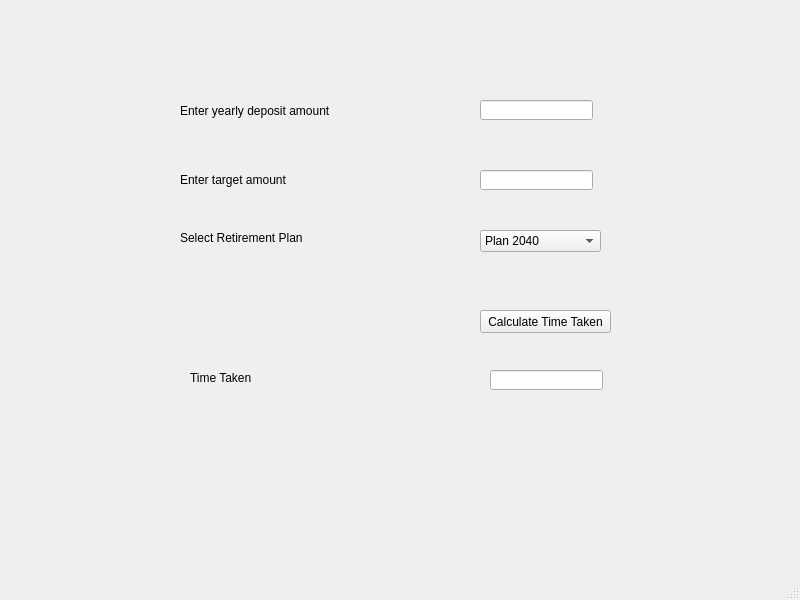
<?xml version="1.0" encoding="UTF-8"?>
<ui version="4.0">
 <class>MainWindow</class>
 <widget class="QMainWindow" name="MainWindow">
  <property name="geometry">
   <rect>
    <x>0</x>
    <y>0</y>
    <width>800</width>
    <height>600</height>
   </rect>
  </property>
  <property name="font">
   <font>
    <pointsize>9</pointsize>
   </font>
  </property>
  <property name="windowTitle">
   <string>financial planner</string>
  </property>
  <widget class="QWidget" name="centralwidget">
   <widget class="QLabel" name="lbYearlyAmount">
    <property name="geometry">
     <rect>
      <x>180</x>
      <y>100</y>
      <width>231</width>
      <height>21</height>
     </rect>
    </property>
    <property name="text">
     <string>Enter yearly deposit amount</string>
    </property>
   </widget>
   <widget class="QLineEdit" name="txtyearlydeposit">
    <property name="geometry">
     <rect>
      <x>480</x>
      <y>100</y>
      <width>113</width>
      <height>20</height>
     </rect>
    </property>
   </widget>
   <widget class="QLabel" name="lbltarget">
    <property name="geometry">
     <rect>
      <x>180</x>
      <y>170</y>
      <width>151</width>
      <height>20</height>
     </rect>
    </property>
    <property name="text">
     <string>Enter target amount</string>
    </property>
   </widget>
   <widget class="QLineEdit" name="txtTarget">
    <property name="geometry">
     <rect>
      <x>480</x>
      <y>170</y>
      <width>113</width>
      <height>20</height>
     </rect>
    </property>
   </widget>
   <widget class="QComboBox" name="cmbPlan">
    <property name="geometry">
     <rect>
      <x>480</x>
      <y>230</y>
      <width>121</width>
      <height>22</height>
     </rect>
    </property>
    <item>
     <property name="text">
      <string>Plan 2040</string>
     </property>
    </item>
    <item>
     <property name="text">
      <string>Plan 2050</string>
     </property>
    </item>
    <item>
     <property name="text">
      <string>Plan 2060</string>
     </property>
    </item>
   </widget>
   <widget class="QLabel" name="lblPlan">
    <property name="geometry">
     <rect>
      <x>180</x>
      <y>230</y>
      <width>141</width>
      <height>16</height>
     </rect>
    </property>
    <property name="text">
     <string>Select Retirement Plan</string>
    </property>
   </widget>
   <widget class="QPushButton" name="btnCalculate">
    <property name="geometry">
     <rect>
      <x>480</x>
      <y>310</y>
      <width>131</width>
      <height>23</height>
     </rect>
    </property>
    <property name="text">
     <string>Calculate Time Taken</string>
    </property>
   </widget>
   <widget class="QLabel" name="iblTime">
    <property name="geometry">
     <rect>
      <x>190</x>
      <y>370</y>
      <width>91</width>
      <height>16</height>
     </rect>
    </property>
    <property name="text">
     <string>Time Taken</string>
    </property>
   </widget>
   <widget class="QLineEdit" name="txtTime">
    <property name="geometry">
     <rect>
      <x>490</x>
      <y>370</y>
      <width>113</width>
      <height>20</height>
     </rect>
    </property>
    <property name="readOnly">
     <bool>true</bool>
    </property>
   </widget>
  </widget>
  <widget class="QMenuBar" name="menubar">
   <property name="geometry">
    <rect>
     <x>0</x>
     <y>0</y>
     <width>800</width>
     <height>22</height>
    </rect>
   </property>
  </widget>
  <widget class="QStatusBar" name="statusbar"/>
 </widget>
 <resources/>
 <connections/>
</ui>
